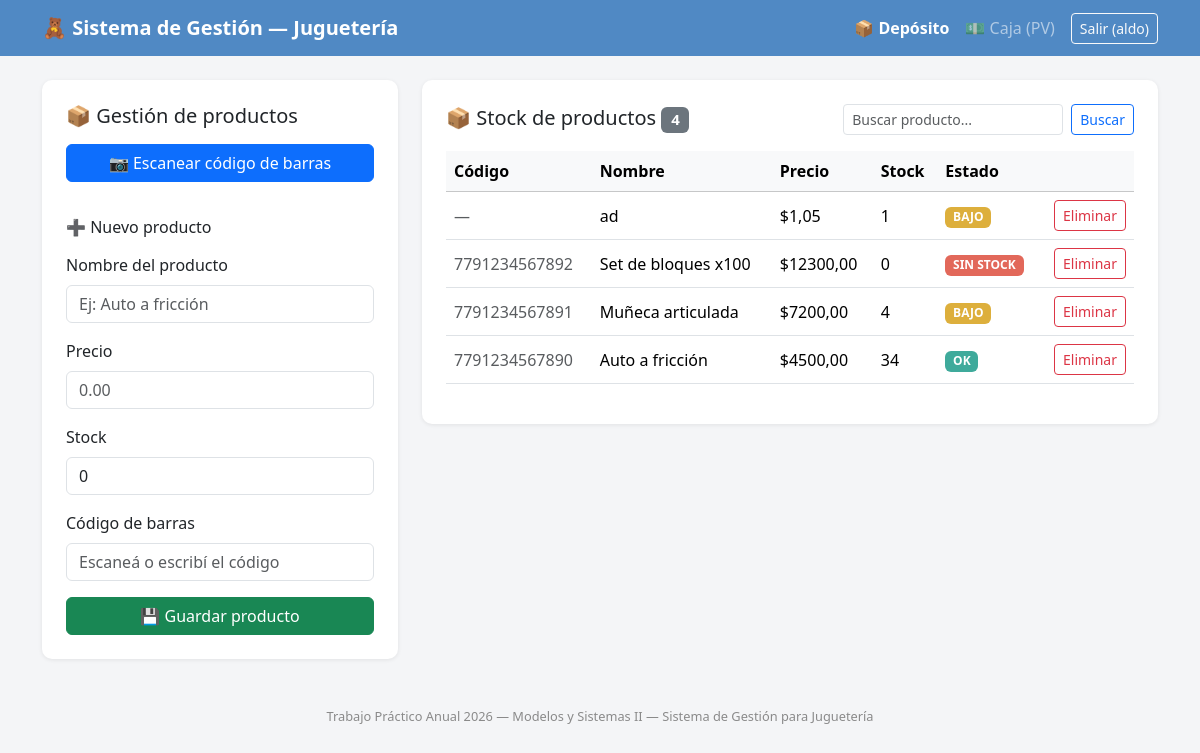
The page / (signed in) on the database as committed earlier.
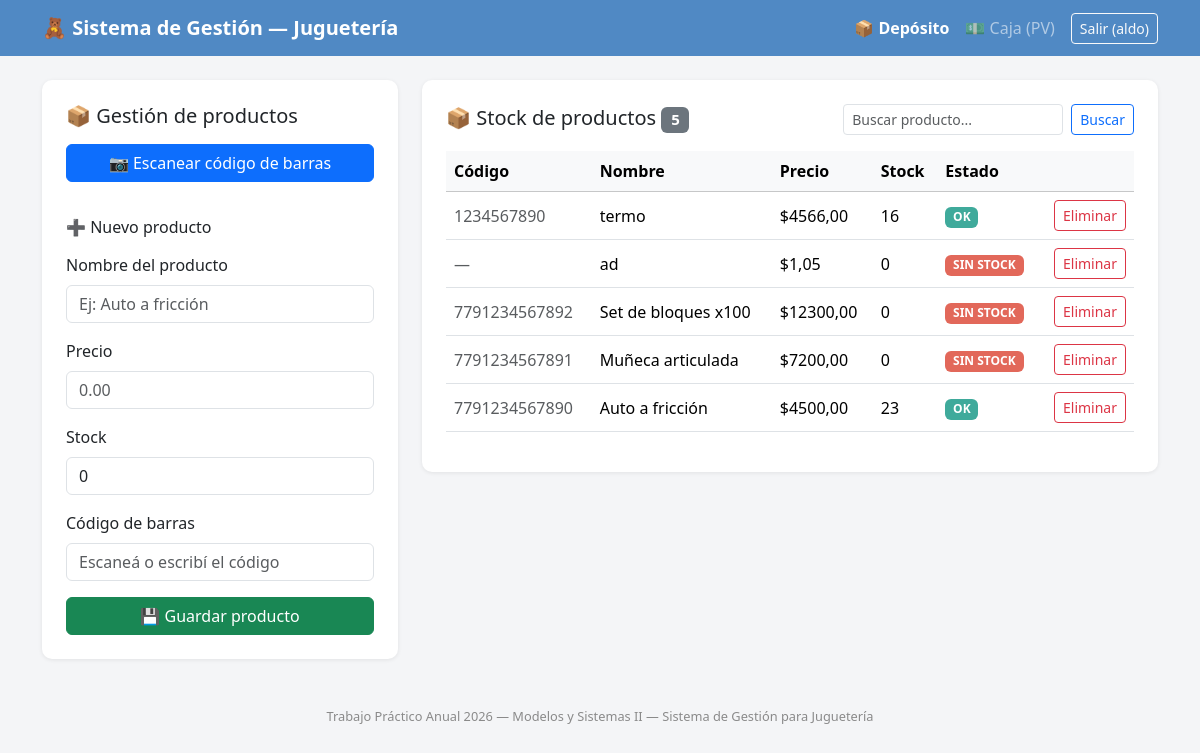
The same page on the database as committed later.
### productos/models.py (models this page shows, shortened)
class Producto(models.Model):
    nombre = models.CharField("Nombre del producto", max_length=100)
    precio = models.DecimalField("Precio", max_digits=10, decimal_places=2)
    stock = models.PositiveIntegerField("Stock", default=0)
    codigo_barra = models.CharField(
        "Código de barras", max_length=50, unique=True, blank=True, null=True
    )
    fecha_alta = models.DateTimeField("Fecha de alta", auto_now_add=True)
    class Meta:
        verbose_name = "Producto"
        verbose_name_plural = "Productos"
        ordering = ["-fecha_alta"]
    @property
    def estado_stock(self):
        if self.stock <= 0:
            return "SIN STOCK"
        if self.stock <= 5:
            return "BAJO"
        return "OK"

### productos/views.py (the view)
@user_passes_test(es_personal_autorizado)
def carga_productos(request):
    if request.method == "POST":
        form = ProductoForm(request.POST)
        if form.is_valid():
            producto = form.save()
            messages.success(
                request,
                f"Producto «{producto.nombre}» cargado correctamente."
            )
            return redirect("carga_productos")
        else:
            messages.error(
                request,
                "Revisá los datos del formulario: hay errores."
            )
    else:
        form = ProductoForm()
    query = request.GET.get("q", "").strip()
    productos = Producto.objects.all()
    if query:
        productos = productos.filter(nombre__icontains=query)
    return render(
        request,
        "productos/carga.html",
        {
            "form": form,
            "productos": productos,
            "query": query,
            "total_productos": Producto.objects.count(),
        }
    )

### productos/forms.py (shortened to what this page needs)
class ProductoForm(forms.ModelForm):
    class Meta:
        model = Producto
        fields = ["nombre", "precio", "stock", "codigo_barra"]
        widgets = {
            "nombre": forms.TextInput(attrs={
                "class": "form-control", "placeholder": "Ej: Auto a fricción",
            }),
            "precio": forms.NumberInput(attrs={
                "class": "form-control", "placeholder": "0.00", "step": "0.01", "min": "0",
            }),
            "stock": forms.NumberInput(attrs={
                "class": "form-control", "placeholder": "0", "min": "0",
            }),
            "codigo_barra": forms.TextInput(attrs={
                "class": "form-control", "placeholder": "Escaneá o escribí el código",
                "id": "id_codigo_barra",
            }),
        }

### productos/views.py (called while the page is built)
def es_personal_autorizado(user):
    return user.is_authenticated and (user.is_superuser or user.is_staff or user.groups.filter(name__in=["Administrador", "Gerente", "Deposito", "Cajero"]).exists())

### productos/templates/productos/carga.html (shortened to what the changed rows need)
{% extends "productos/base.html" %}
{% block content %}
<div class="row g-4">
    <div class="col-lg-8">
        <div class="card p-4">
            <div
                class="d-flex justify-content-between align-items-center mb-3">
                <h5 class="mb-0">
                    📦 Stock de productos
                    <span class="badge bg-secondary">
                        {{ total_productos }}
                    </span>
                </h5>
            </div>
            <div class="table-responsive">
                <table
                    class="table table-hover align-middle">
                    <thead class="table-light">
                        <tr>
                            <th>Código</th>
                            <th>Nombre</th>
                            <th>Precio</th>
                            <th>Stock</th>
                            <th>Estado</th>
                            <th></th>
                        </tr>
                    </thead>
                    <tbody>
                        {% for p in productos %}
                        <tr>
                            <td class="text-muted">
                                {{ p.codigo_barra|default:"—" }}
                            </td>
                            <td>
                                {{ p.nombre }}
                            </td>
                            <td>
                                ${{ p.precio }}
                            </td>
                            <td>
                                {{ p.stock }}
                            </td>
                            <td>
                                {% if p.estado_stock == "OK" %}
                                    <span class="badge badge-ok">
                                        OK
                                    </span>
                                {% elif p.estado_stock == "BAJO" %}
                                    <span class="badge badge-bajo">
                                        BAJO
                                    </span>
                                {% else %}
                                    <span class="badge badge-sin">
                                        SIN STOCK
                                    </span>
                                {% endif %}
                            </td>
                            <td class="text-end">
                                <form
                                    method="post"
                                    action="{% url 'eliminar_producto' p.pk %}"
                                    onsubmit="return confirm('¿Eliminar {{ p.nombre }}?');">
                                    <button
                                        class="btn btn-sm btn-outline-danger">
                                        Eliminar
                                    </button>
                                </form>
                            </td>
                        </tr>
                        {% endfor %}
                    </tbody>
                </table>
            </div>
        </div>
    </div>
</div>
{% endblock %}

Rows that differ between the two databases and show on the page:
added Producto: codigo_barra "1234567890", nombre "termo", precio "4566,00", stock "16", shows "OK"
changed Producto "ad": stock "1" → "0"; stock "BAJO" → "SIN STOCK"
changed Producto "Muñeca articulada": stock "4" → "0"; stock "BAJO" → "SIN STOCK"
changed Producto "Auto a fricción": stock "34" → "23"
Other text that changed with them:
{{ total_productos }}: "4" → "5"
